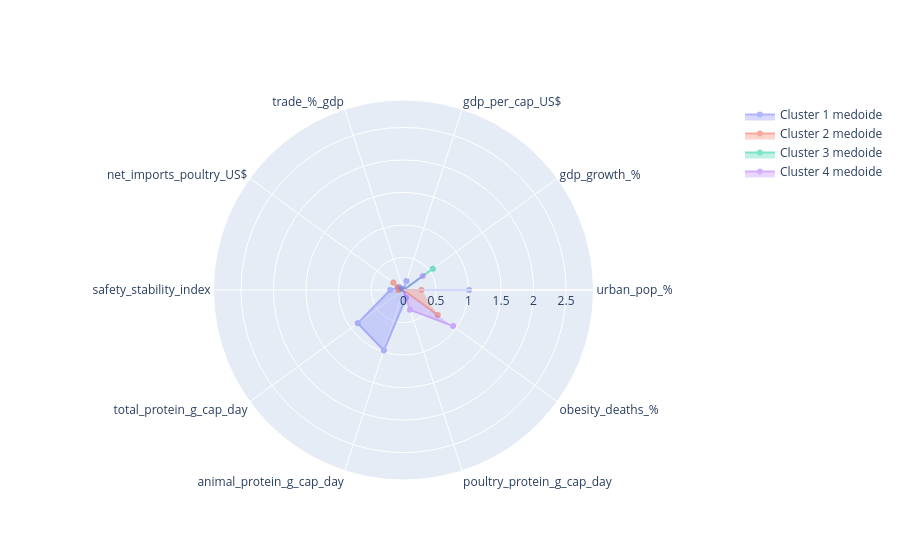

The notebook cell this image was saved under:
### Code cell
# plot polar chart medoids
categories2 = medoids_kmed_4.columns
fig2 = go.Figure()
fig2.add_trace(go.Scatterpolar(r=medoids_kmed_4.iloc[0], theta=categories2, fill='toself', name='Cluster 1 medoide'))
fig2.add_trace(go.Scatterpolar(r=medoids_kmed_4.iloc[1], theta=categories2, fill='toself', name='Cluster 2 medoide'))
fig2.add_trace(go.Scatterpolar(r=medoids_kmed_4.iloc[2], theta=categories2, fill='toself', name='Cluster 3 medoide'))
fig2.add_trace(go.Scatterpolar(r=medoids_kmed_4.iloc[3], theta=categories2, fill='toself', name='Cluster 4 medoide'))
fig2.update_traces(opacity=0.5, selector=dict(type='scatterpolar'))
fig2.update_layout(polar=dict(radialaxis=dict(visible=True,range=[0, centroids_km_4.max().max()])),showlegend=True)
# fig2.write_image("medoids_radar.png")
fig2.show()

### Figure 1 — Plotly figure (JSON) as saved in the notebook; plotly's stock layout.template omitted (floating-point values rounded to 4 significant figures)
{"data": [{"fill": "toself", "name": "Cluster 1 medoide", "opacity": 0.5, "r": [1.009, -0.1963, 0.1471, -0.1419, 0.08127, 0.2049, 0.8703, 0.9776, 0.1257, -0.09773], "theta": ["urban_pop_%", "gdp_growth_%", "gdp_per_cap_US$", "trade_%_gdp", "net_imports_poultry_US$", "safety_stability_index", "total_protein_g_cap_day", "animal_protein_g_cap_day", "poultry_protein_g_cap_day", "obesity_deaths_%"], "type": "scatterpolar"}, {"fill": "toself", "name": "Cluster 2 medoide", "opacity": 0.5, "r": [0.276, -0.09056, -0.4581, -0.3107, 0.193, 0.07952, -0.3188, -0.3816, -0.6394, 0.6509], "theta": ["urban_pop_%", "gdp_growth_%", "gdp_per_cap_US$", "trade_%_gdp", "net_imports_poultry_US$", "safety_stability_index", "total_protein_g_cap_day", "animal_protein_g_cap_day", "poultry_protein_g_cap_day", "obesity_deaths_%"], "type": "scatterpolar"}, {"fill": "toself", "name": "Cluster 3 medoide", "opacity": 0.5, "r": [-1.438, 0.5582, -0.6242, -0.9903, 0.02719, -1.212, -1.001, -1.181, -1.218, -1.016], "theta": ["urban_pop_%", "gdp_growth_%", "gdp_per_cap_US$", "trade_%_gdp", "net_imports_poultry_US$", "safety_stability_index", "total_protein_g_cap_day", "animal_protein_g_cap_day", "poultry_protein_g_cap_day", "obesity_deaths_%"], "type": "scatterpolar"}, {"fill": "toself", "name": "Cluster 4 medoide", "opacity": 0.5, "r": [-0.197, 0.3657, -0.5358, -0.06309, 0.03226, -0.372, -0.6305, -0.131, 0.3209, 0.9438], "theta": ["urban_pop_%", "gdp_growth_%", "gdp_per_cap_US$", "trade_%_gdp", "net_imports_poultry_US$", "safety_stability_index", "total_protein_g_cap_day", "animal_protein_g_cap_day", "poultry_protein_g_cap_day", "obesity_deaths_%"], "type": "scatterpolar"}], "layout": {"polar": {"radialaxis": {"range": [0, 2.922], "visible": true}}, "showlegend": true}}
